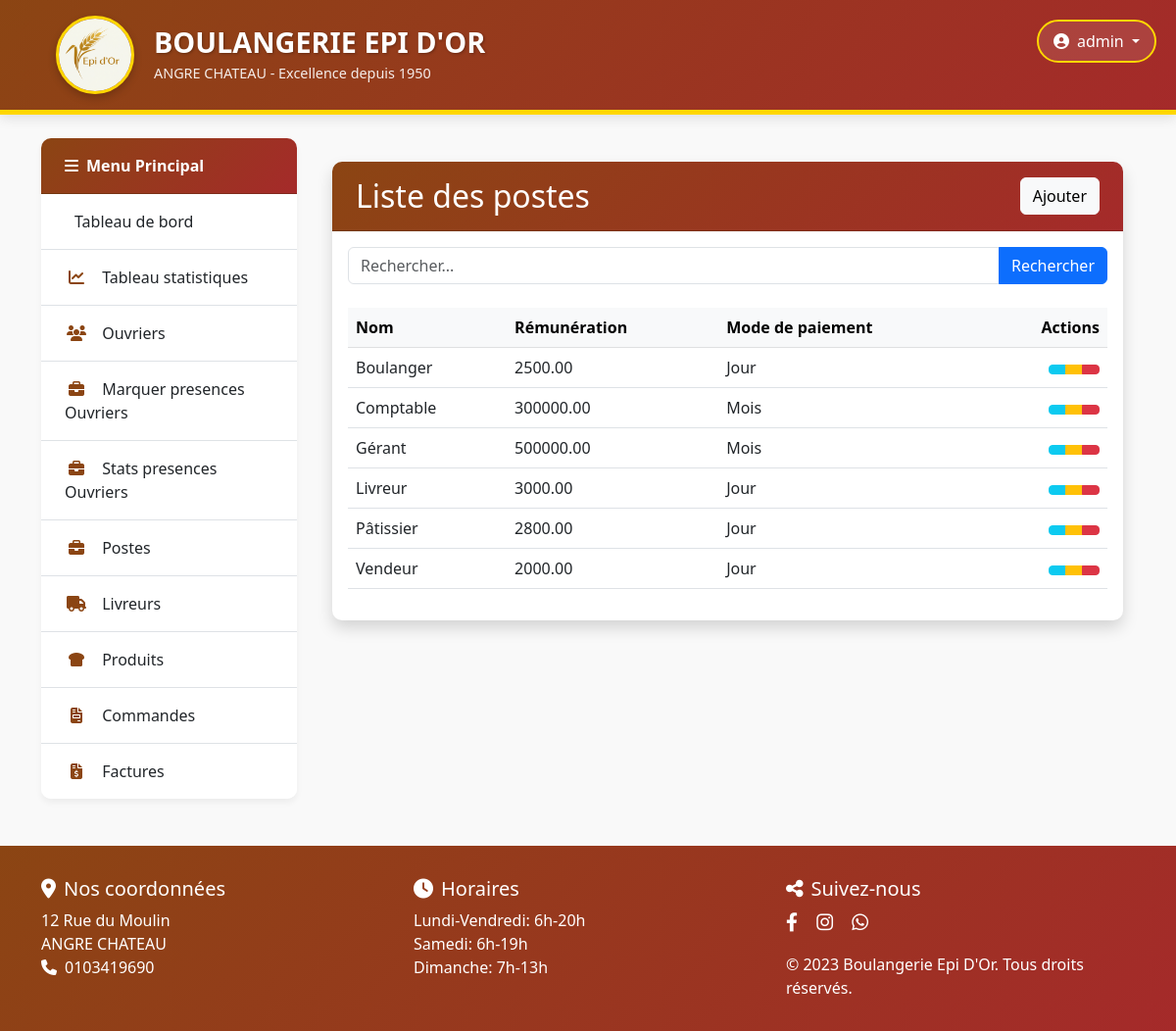
/gestion/postes/ (signed in), run on the app's committed database.
### gestion/models.py (models this page shows, shortened)
class Poste(models.Model):
    nom = models.CharField(max_length=100)
    remuneration = models.DecimalField(max_digits=8, decimal_places=2)
    mode_paiement = models.CharField(choices=[('jour', 'Jour'), ('semaine', 'Semaine'), ('mois', 'Mois')], max_length=10)
    class Meta:
        ordering = ['nom']  # Pour un ordre cohérent

### gestion/views.py (the view)
# urls.py: path('postes/', ListePostesView.as_view(), name='liste_postes'),
@method_decorator(login_required, name='dispatch')
class ListePostesView(ListView):
    model = Poste
    template_name = 'gestion/postes/liste.html'
    context_object_name = 'postes'
    paginate_by = 10
    def get_queryset(self):
        queryset = super().get_queryset()
        search_query = self.request.GET.get('q')
        if search_query:
            queryset = queryset.filter(
                Q(nom__icontains=search_query) |
                Q(remuneration__icontains=search_query) |
                Q(mode_paiement__icontains=search_query)
            )
        return queryset.order_by('nom')
    def get_context_data(self, **kwargs):
        context = super().get_context_data(**kwargs)
        context['search_query'] = self.request.GET.get('q', '')
        return context

### gestion/templates/gestion/postes/liste.html (shortened to what this page needs)
{% extends 'gestion/base2.html' %}
{% load static %}
{% block content %}
<div class="container mt-4">
    <div class="card shadow">
        <div class="card-header bg-primary text-white d-flex justify-content-between align-items-center">
            <h2 class="mb-0"> Liste des postes</h2>
            <a href="{% url 'ajouter_poste' %}" class="btn btn-light">
                 Ajouter
            </a>
        </div>
        <div class="card-body">
            <form method="get" class="mb-4">
                <div class="input-group">
                    <input type="text"
                           name="q"
                           class="form-control"
                           placeholder="Rechercher..."
                           value="{{ search_query }}"
                           aria-label="Recherche">
                    <button type="submit" class="btn btn-primary">
                         Rechercher
                    </button>
                </div>
            </form>
            <div class="table-responsive">
                <table class="table table-hover">
                    <thead class="table-light">
                        <tr>
                            <th>Nom</th>
                            <th>Rémunération</th>
                            <th>Mode de paiement</th>
                            <th class="text-end">Actions</th>
                        </tr>
                    </thead>
                    <tbody>
                        {% for poste in postes %}
                        <tr>
                            <td>{{ poste.nom }}</td>
                            <td>{{ poste.remuneration }}</td>
                            <td>{{ poste.get_mode_paiement_display }}</td>
                            <td class="text-end">
                                <div class="btn-group">
                                    <a href="{% url 'detail_poste' poste.pk %}" class="btn btn-sm btn-info" title="Détails">
                                    </a>
                                    <a href="{% url 'modifier_poste' poste.pk %}" class="btn btn-sm btn-warning" title="Modifier">
                                    </a>
                                    <a href="{% url 'supprimer_poste' poste.pk %}" class="btn btn-sm btn-danger" title="Supprimer">
                                    </a>
                                </div>
                            </td>
                        </tr>
                        {% endfor %}
                    </tbody>
                </table>
            </div>
        </div>
    </div>
</div>
{% endblock %}

### gestion/templates/gestion/base2.html (shortened to what this page needs)
{% load static %}
<!DOCTYPE html>
<html lang="fr">
<head>
    <link rel="stylesheet" href="https://cdnjs.cloudflare.com/ajax/libs/font-awesome/6.4.0/css/all.min.css">
    <link rel="stylesheet" href="https://cdn.jsdelivr.net/npm/bootstrap@5.3.0/dist/css/bootstrap.min.css">
</head>
<body>
    <header class="header">
        <div class="container">
            <div class="row align-items-center">
                <div class="col-md-8">
                    <div class="logo-container">
                        <img src="{% static 'gestion/images/logo.png' %}" alt="Logo Epi D'Or" class="logo">
                        <div class="brand-text">
                            <h1>BOULANGERIE EPI D'OR</h1>
                            <p>ANGRE CHATEAU - Excellence depuis 1950</p>
                        </div>
                    </div>
                </div>
                <div class="col-md-4">
                    <div class="user-section">
                        {% if user.is_authenticated %}
                            <div class="dropdown user-dropdown">
                                <button class="btn dropdown-toggle" type="button" id="userDropdown" data-bs-toggle="dropdown">
                                    <i class="fas fa-user-circle me-2"></i>{{ user.username }}
                                </button>
                            </div>
                        {% else %}
                            <a href="{% url 'login' %}" class="btn btn-outline-light">
                                <i class="fas fa-sign-in-alt me-2"></i>Connexion
                            </a>
                        {% endif %}
                    </div>
                </div>
            </div>
        </div>
    </header>
    <main class="container my-4 flex-grow-1">
        <div class="row">
            <div class="col-lg-3">
                <div class="card">
                    <div class="card-header">
                        <i class="fas fa-bars me-2"></i>Menu Principal
                    </div>
                    <div class="list-group list-group-flush">
                        <a href="{% url 'accueil' %}" class="list-group-item list-group-item-action ">
                             Tableau de bord
                        </a>
                        <a href="{% url 'statistiques' %}" class="list-group-item list-group-item-action ">
                            <i class="fas fa-chart-line"></i> Tableau statistiques
                        </a>
                        <a href="{% url 'liste_ouvriers' %}" class="list-group-item list-group-item-action">
                            <i class="fas fa-users"></i> Ouvriers
                        </a>
                        <a href="{% url 'marquer_presences' %}" class="list-group-item list-group-item-action">
                            <i class="fas fa-briefcase"></i> Marquer presences Ouvriers
                        </a>
                        <a href="{% url 'stats_presences' %}" class="list-group-item list-group-item-action">
                            <i class="fas fa-briefcase"></i> Stats presences Ouvriers
                        </a>
                        <a href="{% url 'liste_postes' %}" class="list-group-item list-group-item-action">
                            <i class="fas fa-briefcase"></i> Postes
                        </a>
                        <a href="{% url 'livreur_liste' %}" class="list-group-item list-group-item-action">
                            <i class="fas fa-truck"></i> Livreurs
                        </a>
                        <a href="{% url 'produit_liste' %}" class="list-group-item list-group-item-action">
                            <i class="fas fa-bread-slice"></i> Produits
                        </a>
                        <a href="{% url 'commande_liste' %}" class="list-group-item list-group-item-action">
                            <i class="fas fa-file-invoice"></i> Commandes
                        </a>
                        <a href="#" class="list-group-item list-group-item-action">
                            <i class="fas fa-file-invoice-dollar"></i> Factures
                        </a>
                    </div>
                </div>
            </div>
            <div class="col-lg-9">
                {% block content %}{% endblock content %}
            </div>
        </div>
    </main>
    <footer class="footer">
        <div class="container">
            <div class="row">
                <div class="col-md-4 mb-4 mb-md-0">
                    <h5><i class="fas fa-map-marker-alt me-2"></i>Nos coordonnées</h5>
                    <address>
                        12 Rue du Moulin<br>
                        ANGRE CHATEAU<br>
                        <i class="fas fa-phone me-2"></i>0103419690
                    </address>
                </div>
                <div class="col-md-4 mb-4 mb-md-0">
                    <h5><i class="fas fa-clock me-2"></i>Horaires</h5>
                    <ul class="list-unstyled">
                        <li>Lundi-Vendredi: 6h-20h</li>
                        <li>Samedi: 6h-19h</li>
                        <li>Dimanche: 7h-13h</li>
                    </ul>
                </div>
                <div class="col-md-4">
                    <h5><i class="fas fa-share-alt me-2"></i>Suivez-nous</h5>
                    <div class="social-icons mb-3">
                        <a href="#"><i class="fab fa-facebook-f"></i></a>
                        <a href="#"><i class="fab fa-instagram"></i></a>
                        <a href="#"><i class="fab fa-whatsapp"></i></a>
                    </div>
                    <p class="mb-0">© 2023 Boulangerie Epi D'Or. Tous droits réservés.</p>
                </div>
            </div>
        </div>
    </footer>
</body>
</html>

### gestion/templates/gestion/base2.html (style rules this page uses)
:root { --primary-color: #8B4513; --secondary-color: #FFD700; --accent-color: #A52A2A; --light-bg: #FFF8E1; }
body { background-color: #f9f9f9; font-family: 'Montserrat', 'Segoe UI', Tahoma, Geneva, Verdana, sans-serif; color: #333; min-height: 100vh; display: flex; flex-direction: column; }
.header { background: linear-gradient(135deg, var(--primary-color), var(--accent-color)); color: white; padding: 1rem 0; border-bottom: 5px solid var(--secondary-color); box-shadow: 0 4px 12px rgba(0, 0, 0, 0.1); }
.logo-container { display: flex; align-items: center; justify-content: start; padding: 0 15px; }
.logo { height: 80px; width: 80px; object-fit: cover; border-radius: 50%; border: 3px solid var(--secondary-color); box-shadow: 0 4px 8px rgba(0, 0, 0, 0.2); margin-right: 20px; }
.brand-text { text-align: left; }
.brand-text h1 { font-size: 1.8rem; font-weight: 700; margin-bottom: 0.2rem; text-shadow: 1px 1px 3px rgba(0, 0, 0, 0.3); }
.brand-text p { font-size: 0.9rem; opacity: 0.9; margin-bottom: 0; }
.footer { background: linear-gradient(135deg, var(--primary-color), var(--accent-color)); color: white; padding: 2rem 0; margin-top: auto; }
.card { border: none; border-radius: 10px; box-shadow: 0 4px 6px rgba(0, 0, 0, 0.05); transition: all 0.3s ease; margin-bottom: 1.5rem; }
.card-header { background: linear-gradient(135deg, var(--primary-color), var(--accent-color)); color: white; border-radius: 10px 10px 0 0 !important; padding: 1rem 1.5rem; font-weight: 600; }
.list-group-item { border-left: none; border-right: none; padding: 1rem 1.5rem; font-weight: 500; }
.list-group-item:last-child { border-bottom: none; border-radius: 0 0 10px 10px; }
.list-group-item i { width: 24px; text-align: center; margin-right: 10px; color: var(--primary-color); }
.user-section { position: absolute; top: 20px; right: 20px; }
.user-dropdown .dropdown-toggle { background-color: rgba(255, 255, 255, 0.1); color: white; border: 2px solid var(--secondary-color); border-radius: 50px; padding: 8px 15px; font-weight: 500; }
.social-icons a { color: white; font-size: 1.2rem; margin-right: 15px; transition: all 0.3s; }

### data on the page
Poste: nom "Boulanger", remuneration "2500.00", mode_paiement "Jour"
Poste: nom "Comptable", remuneration "300000.00", mode_paiement "Mois"
Poste: nom "Gérant", remuneration "500000.00", mode_paiement "Mois"
Poste: nom "Livreur", remuneration "3000.00", mode_paiement "Jour"
Poste: nom "Pâtissier", remuneration "2800.00", mode_paiement "Jour"
Poste: nom "Vendeur", remuneration "2000.00", mode_paiement "Jour"

### other printed values
{{ user.username }} "admin"
